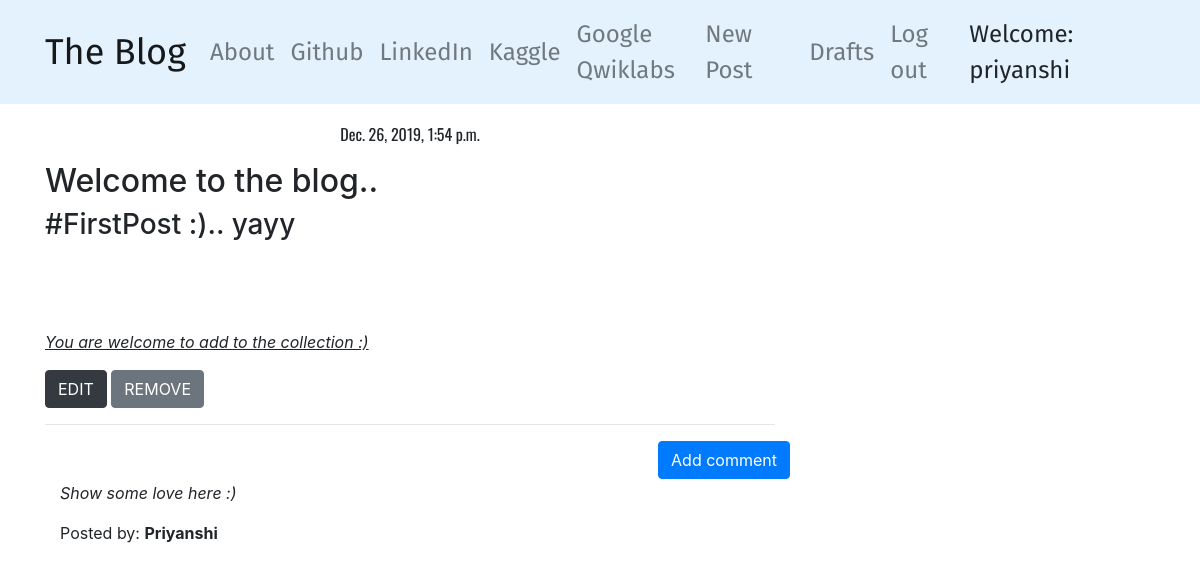
Screenshot of /post/3 (signed in) with the database file from the repository.
### blog/models.py (models this page shows, shortened)
class Post(models.Model):
    author = models.ForeignKey('auth.User',on_delete=models.CASCADE)
    title = models.CharField(max_length=200)
    text = models.TextField()
    create_date = models.DateTimeField(default=timezone.now)
    published_date = models.DateTimeField(blank=True,null=True)

class Comment(models.Model):
    post = models.ForeignKey('blog.Post',related_name = 'comments',on_delete=models.CASCADE)
    author = models.CharField(max_length=100)
    text = models.TextField()
    create_date = models.DateTimeField(default=timezone.now)
    approved_comment = models.BooleanField(default=False)

### blog/views.py (the view)
# urls.py: path('post/<int:pk>', views.PostDetailView.as_view(), name='post_detail'),
class PostDetailView(DetailView):
    model = Post

### blog/templates/blog/post_detail.html (shortened to what this page needs)
{% extends 'blog/base.html' %}
{% block content %}
    {% if post.published_date %}
            <div class="date postdate">
                {{ post.published_date }}
            </div>
    {% else %}
        <a class="btn btn-outline-info" href="{% url 'post_publish' pk=post.pk %}">Publish</a>
    {% endif %}
    <p class="postcontent">
        {{ post.text|safe|linebreaksbr }}
    </p>
    {% if user.is_authenticated %}
          <a class="btn btn-dark" href="{% url 'post_edit' pk=post.pk %}">EDIT</a>
          <a class="btn btn-secondary" href="{% url 'post_remove' pk=post.pk %}">REMOVE</a>
    {% endif %}
    <hr>
  <a class="btn btn-primary btn-comment" href="{% url 'add_comment_to_post' pk=post.pk %}">Add comment</a>
  <div class="container">
    {% for comment in post.comments.all %}
    <br>
        {% if user.is_authenticated or comment.approved_comment %}
            <p>{{ comment.text|safe|linebreaks }}</p>
            <p>Posted by: <strong>{{ comment.author }}</strong></p>
        {% endif %}
    {% empty %}
        <p>No comments posted.</p>
    {% endfor %}
  </div>
{% endblock %}

### blog/templates/blog/base.html (shortened to what this page needs)
<!DOCTYPE html>
{% load static %}
<html>
    <head>
        <link rel="stylesheet" href="https://stackpath.bootstrapcdn.com/bootstrap/4.4.1/css/bootstrap.min.css">
        <link rel="stylesheet" href="//cdn.jsdelivr.net/npm/medium-editor@latest/dist/css/medium-editor.min.css" type="text/css" media="screen" charset="utf-8">
        <link rel='stylesheet' href="{%static 'css/blog.css'%}">
    </head>
    <body>
        <nav class="navbar navbar-expand-lg navbar-light proffont" style="background-color: #e3f2fd;">
            <div class="container">
                <div class="navbar-nav align-items-center">
                <a class= "navbar-brand  bigbrand" href="{%url 'post_list' %}">The Blog</a>
                <a class="nav-item nav-link " href="{% url 'about' %}">About</a>
                <a class="nav-item nav-link " href="https://www.github.com/priyanshisharma">Github</a>
                <a class="nav-item nav-link " href="https://www.linkedin.com/in/priyanshi-sharma-181b6b85">LinkedIn</a>
                <a class="nav-item nav-link " href="https://www.kaggle.com/priyanshi417">Kaggle</a>
                <a class="nav-item nav-link " href="https://google.qwiklabs.com/public_profiles/d9111fa9-0706-466a-8a5e-631f3e8071a6">Google Qwiklabs</a>
                </div>
                <div class="navbar-nav align-items-center ml-auto">
                    {% if user.is_authenticated %}
                      <a class="nav-item nav-link " href="{% url 'post_new' %}">New Post</a>
                      <a class="nav-item nav-link " href="{% url 'post_draft_list' %}">Drafts</a>
                      <a class="nav-item nav-link " href="{% url 'logout' %}">Log out</a>
                      <a >Welcome: {{ user.username }}</a>
                    {% else %}
                      <a class="nav-item nav-link " href="{% url 'login' %}" aria-label="Login">
                        <span class="fa fa-user" aria-hidden="true"></span>LOGIN</a>
                    {% endif %}
                  </div>
            </div>
        </nav>
        <div class="content container">
            <div class="row">
                <div class="col-md-8">
                  <div class="blog_posts">
                    {% block content %}
                    {% endblock %}
                  </div>
                </div>
            </div>
        </div>
    </body>
</html>

### blog/static/css/blog.css (style rules this page uses)
.proffont { font-family: 'Fira Sans', sans-serif; font-size: 1.5em; margin-bottom: 10px; }
.bigbrand { font-size: 1.5em; }
.postdate { font-family: 'Oswald', sans-serif; text-align: center; }
.postcontent { font-family: 'Playfair Display', serif; font-size: 1.5em; }
.btn-comment { position: absolute; right: 0px; }

### rows the page displays
Post: published_date "Dec. 26, 2019, 1:54 p.m.", text "Welcome to the blog.. #FirstPost :).. yayy You are welcome to add to the collection :)"
Comment: text "Show some love here :)", author "Priyanshi"

### other values shown
{{ user.username }} "priyanshi"
